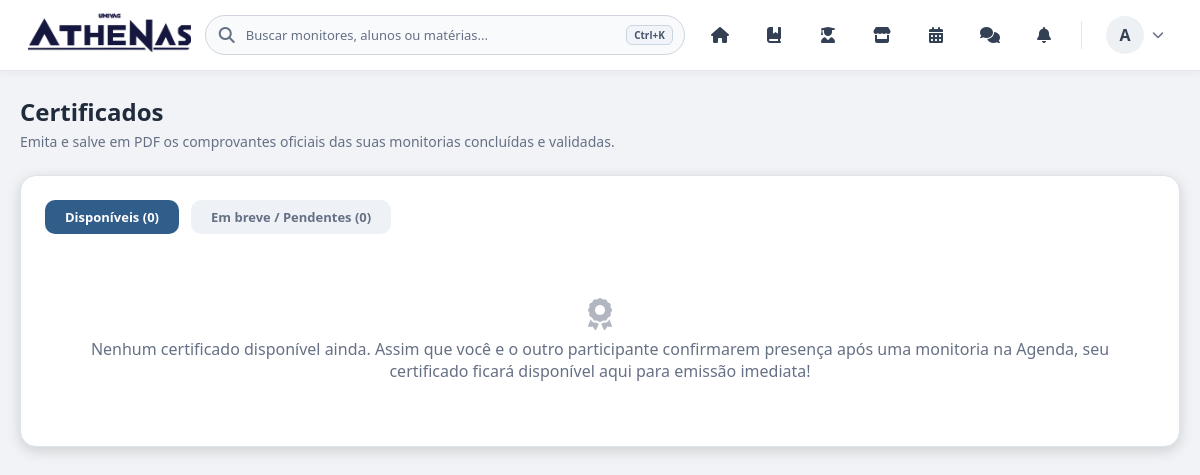
The app's page /views/monitor/certificados.php (signed in), older data.
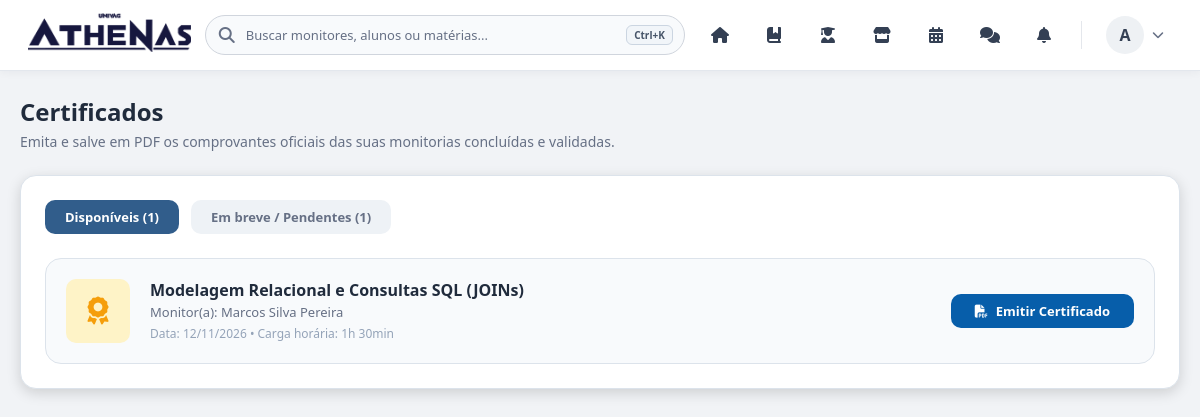
The same page, newer data.
### tables this page shows
CREATE TABLE IF NOT EXISTS agendamentos (
    id BIGINT UNSIGNED AUTO_INCREMENT PRIMARY KEY,
    conversa_id BIGINT UNSIGNED NOT NULL,
    aluno_id INT NOT NULL,
    monitor_id INT NOT NULL,
    assunto VARCHAR(180) NOT NULL,
    agendado_para DATETIME NOT NULL,
    duracao_minutos SMALLINT UNSIGNED NOT NULL DEFAULT 60,
    status ENUM('solicitado', 'confirmado', 'recusado', 'cancelado') NOT NULL DEFAULT 'solicitado',
    meeting_url VARCHAR(500) NULL,
    presenca_aluno TINYINT(1) NULL DEFAULT NULL,
    presenca_monitor TINYINT(1) NULL DEFAULT NULL,
    criado_em TIMESTAMP NOT NULL DEFAULT CURRENT_TIMESTAMP,
    atualizado_em TIMESTAMP NOT NULL DEFAULT CURRENT_TIMESTAMP ON UPDATE CURRENT_TIMESTAMP,
    KEY idx_agendamentos_aluno_data (aluno_id, agendado_para),
    KEY idx_agendamentos_monitor_data (monitor_id, agendado_para),
    CONSTRAINT fk_agendamento_conversa FOREIGN KEY (conversa_id) REFERENCES conversas(id) ON DELETE CASCADE,
    CONSTRAINT fk_agendamento_aluno FOREIGN KEY (aluno_id) REFERENCES usuarios(id) ON DELETE CASCADE,
    CONSTRAINT fk_agendamento_monitor FOREIGN KEY (monitor_id) REFERENCES usuarios(id) ON DELETE CASCADE
);

CREATE TABLE IF NOT EXISTS usuarios (
    id INT AUTO_INCREMENT PRIMARY KEY,
    nome VARCHAR(100) NOT NULL,
    email VARCHAR(100) NOT NULL UNIQUE,
    cpf VARCHAR(14) NOT NULL UNIQUE,
    senha VARCHAR(255) NOT NULL,
    tipo ENUM('aluno', 'monitor') NOT NULL DEFAULT 'aluno',
    bio VARCHAR(500) NOT NULL DEFAULT '',
    curso VARCHAR(120) NOT NULL DEFAULT '',
    periodo VARCHAR(40) NOT NULL DEFAULT '',
    foto_perfil MEDIUMBLOB NULL,
    foto_mime VARCHAR(30) NULL,
    notificar_mensagens TINYINT(1) NOT NULL DEFAULT 1,
    notificar_agendamentos TINYINT(1) NOT NULL DEFAULT 1,
    criado_em TIMESTAMP DEFAULT CURRENT_TIMESTAMP
);

### views/monitor/certificados.php (the view, shortened to what the changed rows need)
<?php
require_once __DIR__ . '/../../config/conexao.php';
$usuarioId = (int) $_SESSION['usuario_id'];
$tipoUsuario = $_SESSION['usuario_tipo'] ?? 'aluno';
$ehMonitor = ($tipoUsuario === 'monitor');
$disponiveis = [];
$emBreve = [];
try {
    $colunaUsuario = $ehMonitor ? 'a.monitor_id' : 'a.aluno_id';
    $stmt = $pdo->prepare(
        "SELECT a.id, a.assunto, a.agendado_para, a.duracao_minutos, a.status,
                a.presenca_aluno, a.presenca_monitor,
                aluno.nome AS aluno_nome, monitor.nome AS monitor_nome,
                r.assunto_estudado
         FROM agendamentos a
         JOIN usuarios aluno ON aluno.id = a.aluno_id
         JOIN usuarios monitor ON monitor.id = a.monitor_id
         LEFT JOIN registros_monitorias r ON r.agendamento_id = a.id
         WHERE {$colunaUsuario} = ? AND a.status IN ('confirmado', 'solicitado')
         ORDER BY a.agendado_para DESC
         LIMIT 100"
    );
    $stmt->execute([$usuarioId]);
    foreach ($stmt->fetchAll() as $sessao) {
        if (
            $sessao['status'] === 'confirmado'
            && (int) $sessao['presenca_aluno'] === 1
            && (int) $sessao['presenca_monitor'] === 1
        ) {
            $disponiveis[] = $sessao;
        } else {
            $emBreve[] = $sessao;
        }
    }
} catch (PDOException $e) {
    error_log($e->getMessage());
}
?>
<!DOCTYPE html>
<html lang="pt-BR">
<head>
    <link rel="stylesheet" href="https://cdnjs.cloudflare.com/ajax/libs/font-awesome/6.4.0/css/all.min.css">
    <?php if ($ehMonitor): ?>
        <link rel="stylesheet" href="../../assets/css/monitorTheme.css?v=5">
    <?php else: ?>
        <link rel="stylesheet" href="../../assets/css/aluno.css?v=3">
    <?php endif; ?>
    <link rel="stylesheet" href="../../assets/css/certificados.css?v=3">
</head>
<body class="<?php echo $ehMonitor ? 'monitor-theme' : 'aluno-theme'; ?>">
    <?php include '../../includes/navbar.php'; ?>
    <main class="certificados-main-container">
        <div class="certificados-content-wrapper">
            <header class="certificados-header">
                <h1>Certificados</h1>
            </header>
            <section class="card-certificados-container">
                <div class="tabs-certificados">
                    <button type="button" class="btn-tab ativo" id="tabDisponiveis">
                        Disponíveis (<?php echo count($disponiveis); ?>)
                    </button>
                    <button type="button" class="btn-tab" id="tabEmBreve">
                        Em breve / Pendentes (<?php echo count($emBreve); ?>)
                    </button>
                </div>
                <div class="painel-certificados ativo" id="painelDisponiveis">
                    <?php if ($disponiveis): ?>
                        <div class="lista-certificados">
                            <?php foreach ($disponiveis as $cert): ?>
                                <?php
                                $tituloCert = $cert['assunto_estudado'] ?: $cert['assunto'];
                                $durMin = (int) $cert['duracao_minutos'];
                                $durLabel = $durMin >= 60
                                    ? intdiv($durMin, 60) . 'h' . ($durMin % 60 ? ' ' . ($durMin % 60) . 'min' : '')
                                    : $durMin . ' min';
                                ?>
                                <article class="item-certificado">
                                    <div class="certificado-icone-bloco">
                                        <i class="fa-solid fa-award"></i>
                                    </div>
                                    <div class="certificado-info">
                                        <h2><?php echo htmlspecialchars($tituloCert, ENT_QUOTES, 'UTF-8'); ?></h2>
                                        <p>
                                            <?php echo $ehMonitor
                                                ? 'Aluno(a) atendido(a): ' . htmlspecialchars($cert['aluno_nome'], ENT_QUOTES, 'UTF-8')
                                                : 'Monitor(a): ' . htmlspecialchars($cert['monitor_nome'], ENT_QUOTES, 'UTF-8'); ?>
                                        </p>
                                        <small>Data: <?php echo date('d/m/Y', strtotime($cert['agendado_para'])); ?> • Carga horária: <?php echo htmlspecialchars($durLabel, ENT_QUOTES, 'UTF-8'); ?></small>
                                    </div>
                                    <a
                                        href="emissaoCertificado.php?id=<?php echo (int) $cert['id']; ?>"
                                        target="_blank"
                                        class="btn-baixar-certificado"
                                    >
                                        <i class="fa-solid fa-file-pdf"></i> Emitir Certificado
                                    </a>
                                </article>
                            <?php endforeach; ?>
                        </div>
                    <?php else: ?>
                        <div class="estado-vazio-certificados">
                            <i class="fa-solid fa-award"></i>
                            <p>Nenhum certificado disponível ainda. Assim que você e o outro participante confirmarem presença após uma monitoria na Agenda, seu certificado ficará disponível aqui para emissão imediata!</p>
                        </div>
                    <?php endif; ?>
                </div>
            </section>
        </div>
    </main>
</body>
</html>

Row changes from the older to the newer data that the page shows:
added agendamentos: assunto "Modelagem Relacional e Consultas SQL (JOINs)", monitor.nome "Marcos Silva Pereira", agendado_para "12/11/2026", duracao_minutos "1h 30min"
Text that changed along with them:
count($disponiveis): "0" → "1"
count($emBreve): "0" → "1"
text no longer shown: "Nenhum certificado disponível ainda. Assim que você e o outro participante confirmarem presença após uma monitoria na Agenda, seu certificado ficará disponível aqui para emissão imediata!"
